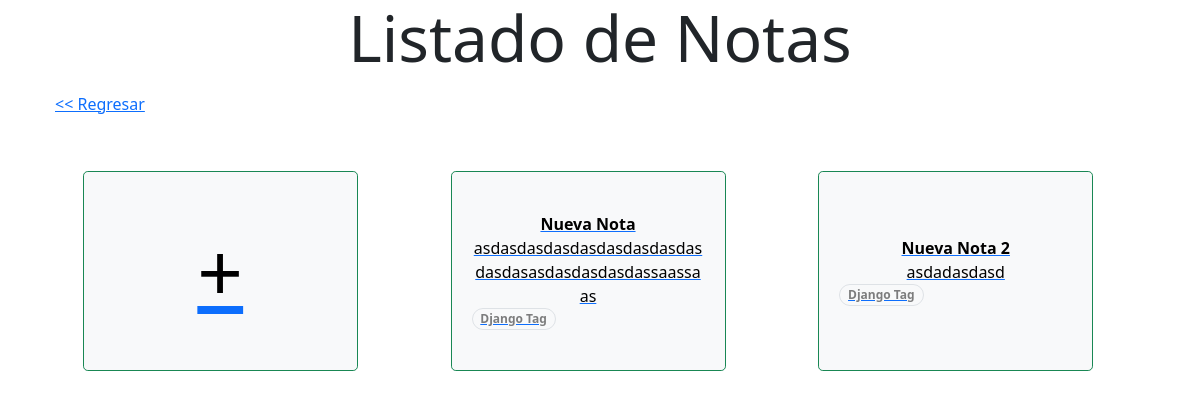
The page /notes on the database as committed earlier.
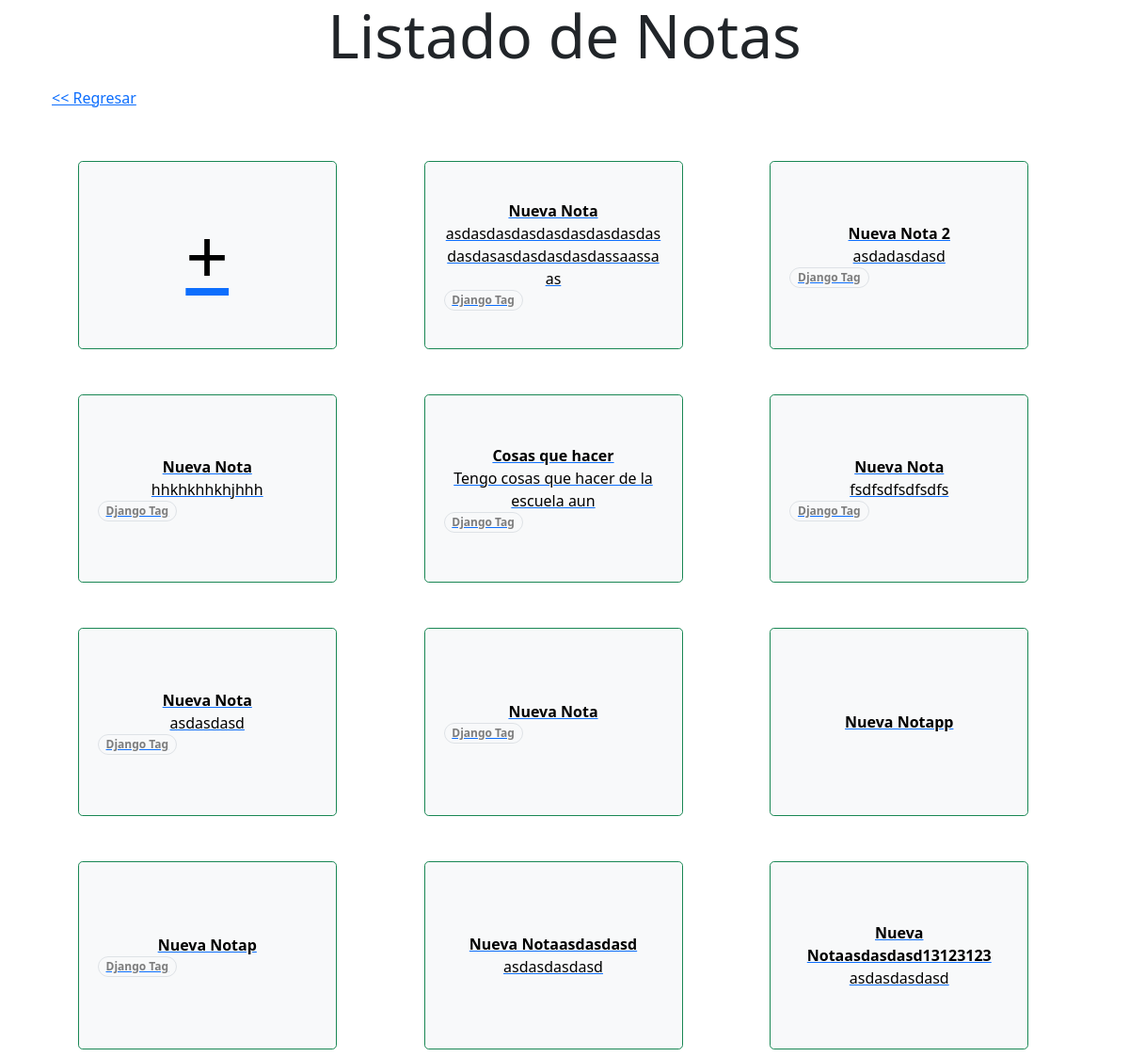
The same page on the database as committed later.
### core/notebook/models.py (models this page shows, shortened)
class HasTimeStamp(models.Model):
    created_at = models.DateTimeField(auto_now_add=True)
    updated_at = models.DateTimeField(auto_now=True)
    class Meta:
        abstract = True #Para heredar de la clase de forma abstracta
        ordering = ['updated_at']

class Note(HasTimeStamp):
    titulo = models.CharField(max_length=255,default='Nueva Nota',unique=True)
    texto = models.TextField(blank=True)
    tags = models.ManyToManyField(Tag,blank=True)
    notebook = models.ForeignKey(NoteBook,on_delete=models.SET_NULL,null=True,blank=True)

class Tag(HasTimeStamp):
    name = models.CharField(max_length=255,unique=True)

### core/notebook/views.py (the view)
# urls.py: path('notes',NotesListView.as_view(),name='notes_list'),
class NotesListView(ListView):
    model = Note
    template_name = 'pages/notes_list.html'
    def get_context_data(self,**kwargs):
        context = super().get_context_data(**kwargs)
        context['title'] = 'Listado de Notas'
        context['titleHead'] = 'Listado de Notas'
        context['notes'] = context['object_list']
        return context

### core/notebook/templates/pages/notes_list.html
{% extends 'layout.html' %}
{% block container %}
    <a href="{% url 'home' %}" class="btn btn-link float-start mb-5"><< Regresar</a>
    <div class="mt-auto p-2">
    {% include 'components/container_notes_grid.html' %}
    </div>
{% endblock %}

### core/notebook/templates/layout.html (shortened to what this page needs)
{% load static %}
<!DOCTYPE html>
<html lang="en">
<head>
    <link href="{% static "/css/bootstrap.min.css" %}" rel="stylesheet">
    <link href="{% static "/css/custom.css" %}" rel="stylesheet">
</head>
<body>
<div class="container">
    <h3 class="display-3 text-center mb-2">{% if titleHead%}{{ titleHead }}{% else %}Super Agenda{% endif %}</h3>
    {% block container %}{% endblock %}
</div>
</body>
</html>

### core/notebook/templates/components/container_notes_grid.html
<div class="row gap-md-5 gap-0 w-100 justify-content-evenly">
    <div class="create-new-note col-md-3 col-5  card bg-light rounded-3 border-1 border-success d-flex justify-content-center align-content-center" style="height: 200px">
        <a href="{% url 'notes_create' %}"><div class="display-1 text-black text-center">+</div></a>
    </div>
    {% if notes %}
        {% for note in notes %}
            <div class="edit-note col-md-3 col-5  card bg-light rounded-3 border-1 border-success d-flex justify-content-center align-content-center" style="height: 200px">
                <a href="{% url 'notes_edit' note.id %}">
                    <div class="text-black text-center d-flex flex-column g-2 h-100 justify-content-between p-2">
                        <div class="fw-bold">{{ note.titulo }}</div>
                        <div class="fw-light">{{ note.texto }}</div>
                        <div class="d-inline-flex flex-row gap-2" style="overflow-x: scroll">
                            {% for tag in note.tags.values %}
                                <div class="badge text-black-50 border rounded-pill">{{ tag.name }}</div>
                            {% endfor %}
                        </div>
                    </div>
                </a>
            </div>
        {% endfor %}
    {% endif %}
</div>

### core/notebook/static/css/custom.css (style rules this page uses)
.create-new-note, .edit-note, .create-new-notebook, .edit-notebook { cursor: pointer; }

Rows that differ between the two databases and show on the page:
added Note: titulo "Nueva Nota", texto "hhkhkhhkhjhhh", Tag (name "Django Tag")
added Note: titulo "Cosas que hacer", texto "Tengo cosas que hacer de la escuela aun", Tag (name "Django Tag")
added Note: titulo "Nueva Nota", texto "fsdfsdfsdfsdfs", Tag (name "Django Tag")
added Note: titulo "Nueva Nota", texto "asdasdasd", Tag (name "Django Tag")
added Note: titulo "Nueva Nota", Tag (name "Django Tag")
added Note: titulo "Nueva Notapp"
added Note: titulo "Nueva Notap", Tag (name "Django Tag")
added Note: titulo "Nueva Notaasdasdasd", texto "asdasdasdasd"
added Note: titulo "Nueva Notaasdasdasd13123123", texto "asdasdasdasd"
